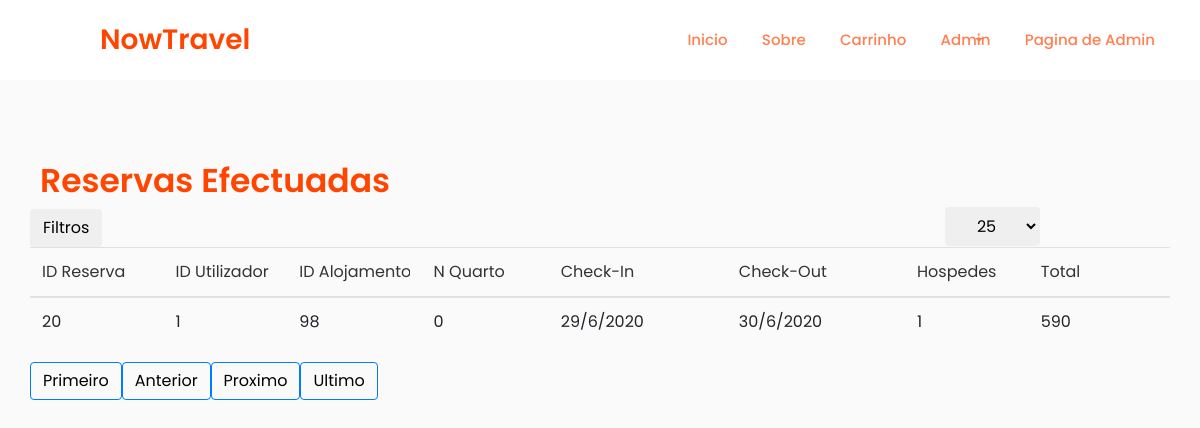
Screenshot of /reservautilizador.php (signed in) with the database file from the repository.
### tables this page shows
CREATE TABLE `utilizador` (
  `ID` int(5) NOT NULL,
  `Nome` varchar(30) NOT NULL,
  `Username` varchar(15) NOT NULL,
  `Email` varchar(50) NOT NULL,
  `Password` varchar(30) NOT NULL,
  `Admin` tinyint(1) NOT NULL,
  `PerfilFoto` varchar(250) NOT NULL
);

CREATE TABLE `reserva` (
  `ID` int(11) NOT NULL,
  `IDUtilizador` int(5) NOT NULL,
  `IDAlojamento` int(10) NOT NULL,
  `NQuarto` int(11) NOT NULL,
  `DataInicio` varchar(30) NOT NULL,
  `DataFim` varchar(30) NOT NULL,
  `Hospedes` int(11) NOT NULL,
  `Total` int(11) NOT NULL
);

### reservautilizador.php (the view, shortened to what this page needs)
<!DOCTYPE html>
<html>
<head>
    <link rel="stylesheet" href="https://stackpath.bootstrapcdn.com/bootstrap/4.1.0/css/bootstrap.min.css">
    <link rel="stylesheet" href="style2.css">
    <link rel="stylesheet" href="https://cdnjs.cloudflare.com/ajax/libs/Chart.js/2.9.3/Chart.min.css" />
</head>
<body>
<?php
include("Conexao.php");
  include "navbar.php"; ?>
    <div class="wrapper">
            <div class="container" style="margin-top:-20px;">
                <div class="row">
                    <div class="panel panel-primary filterable">
                        <div class="panel-heading">
    <h3 class="panel-title">Reservas Efectuadas</h3>
                            <div class="pull-right">
                                <button class="btn btn-default btn-xs btn-filter"><span class="glyphicon glyphicon-filter"></span> Filtros</button>
                                <form name="myform" method="post" action="<?php echo $_SERVER['PHP_SELF']; ?>" >
                                                               <select data-trigger="" name="Offset" class="btn btn-default btn-xs " onchange="myform.submit();" style="Position:absolute; right:20vh;margin-top:-40px;">
                                                                 <option  <?php if ($_POST['Offset'] == '25') { ?>selected="true" <?php }; ?> value="25">25</option>
                                                               </select>
                                </form>
                            </div>
                        </div>
                          <form action="editarreservas.php" method="POST">
                        <table class="table" id="tabelapaginator">
                            <thead>
                                <tr class="filters" style="text-align:center">
                                    <th><input type="text" class="form-control" placeholder="ID Reserva" disabled></th>
                                    <th><input type="text" class="form-control" placeholder="ID Utilizador" disabled></th>
                                    <th><input type="text" class="form-control" placeholder="ID Alojamento" disabled></th>
                                    <th><input type="text" class="form-control" placeholder="N Quarto" disabled></th>
                                    <th><input type="text" class="form-control" placeholder="Check-In" disabled></th>
                                    <th><input type="text" class="form-control" placeholder="Check-Out" disabled></th>
                                    <th><input type="text" class="form-control" placeholder="Hospedes" disabled></th>
                                    <th><input type="text" class="form-control" placeholder="Total" disabled></th>
                                </tr>
                            </thead>
                            <tbody>
                              <?php
                              if (isset($_GET['pageno'])) {
                                   $pageno = $_GET['pageno'];
                               } else {
                                   $pageno = 1;
                               }
                               $no_of_records_per_page = 75;
                               $offset = ($pageno-1) * $no_of_records_per_page;
                               $total_pages_sql = "SELECT COUNT(*) FROM reserva";
                               $result = mysqli_query($conn,$total_pages_sql);
                               $total_rows = mysqli_fetch_array($result)[0];
                               $total_pages = ceil($total_rows / $no_of_records_per_page);
                               $sql4 = "SELECT ID,Username FROM utilizador where Username = '".$_SESSION['username']."' LIMIT 1";
                               $res_data4 = mysqli_query($conn,$sql4);
                               while($row4 = mysqli_fetch_array($res_data4)){
$ID = $row4['ID'];
                               }
                               $sql = "SELECT *  FROM reserva where IDUtilizador = '".$ID."' LIMIT $offset, $no_of_records_per_page";
                               $res_data = mysqli_query($conn,$sql);
                               while($row = mysqli_fetch_array($res_data)){
                                   echo "<tr>";
                                   echo "<td>" . $row['ID'] . "</td>";
                                   echo "<td>" . $row['IDUtilizador'] . "</td>";
                                   echo "<td>" . $row['IDAlojamento']  . "</td>";
                                   echo "<td>" . $row['NQuarto']  . "</td>";
                                   echo "<td>" . $row['DataInicio']  . "</td>";
                                   echo "<td>" . $row['DataFim']  . "</td>";
                                   echo "<td>" . $row['Hospedes']  . "</td>";
                                   echo "<td>" . $row['Total']  . "</td>";
                                   echo "</tr>";
                               }
                               ?>
                          </tbody>
                              </form>
                  </div>
                  <ul class="pagination">
                      <li><button class="btn btn-outline-primary"><a style="color:black;" href="?pageno=1">Primeiro</a></button></li>
                      <li class="<?php if($pageno <= 1){ echo 'disabled'; } ?>">
                          <button class="btn btn-outline-primary"><a style="color:black;" href="<?php if($pageno <= 1){ echo '#'; } else { echo "?pageno=".($pageno - 1); } ?>">Anterior</a></button>
                      </li>
                      <li class="<?php if($pageno >= $total_pages){ echo 'disabled'; } ?>">
                          <button class="btn btn-outline-primary"><a style="color:black;" href="<?php if($pageno >= $total_pages){ echo '#'; } else { echo "?pageno=".($pageno + 1); } ?>">Proximo</a></button>
                      </li>
                      <li> <button class="btn btn-outline-primary"><a style="color:black;" href="?pageno=<?php echo $total_pages; ?>">Ultimo</a></li> </button>
                  </ul>
              </div>
          </div>
</body>
</html>

### navbar.php (shortened to what this page needs)
<!DOCTYPE html>
<div>
    <nav>
      <label class="logo">NowTravel</label>
      <ul>
<li><a href="index.php">Inicio</a></li>
<li><a href="#">Sobre</a></li>
<?php
if(isset($_SESSION['username'])){
  $sql = "SELECT * FROM utilizador Where Username='". $_SESSION['username'] ."' ";
$result = $conn->query($sql);
if($result->num_rows > 0)
{
  while($row = $result->fetch_assoc())
  {
  echo '
      <li>
            <a href="Carrinho.php">Carrinho</a>
          </li>
          <li>
              <a href="#pageSubmenu" data-toggle="collapse" aria-expanded="false" class="dropdown-toggle">'.$_SESSION['username'].'</a>
          </li>
                <img id="preview"  src="images/'.$row['PerfilFoto'].'"/ style="width:50vw;height:25vh;max-width: 50%;max-height: 50%;" >
  <input type="text" name="Username" class="form-control" value="'.$row['Username'].'" readonly>
                          <input type="email" class="form-control" name="Email" value="'.$row['Email'].'" placeholder="Enter email">
                          <input type="password" class="form-control" id="password-field" name="Password" value="'.$row['Password'].'" placeholder="Password">
    ' ;
  }
}
  if(isset($_SESSION['Admin']) && $_SESSION['Admin'] == 1){
  echo'  <li>
          <a href="AdminIndex.php">Pagina de Admin</a>
        </li>';
  }
  echo'  </ul>';
  }
 ?>
</nav>
</div>

### style2.css (style rules this page uses)
body { font-family: 'Poppins', sans-serif; background: #fafafa; }
a, a:hover, a:focus { color: inherit; text-decoration: none; transition: all 0.3s; }
.wrapper { display: flex; width: 100%; }
a[data-toggle="collapse"] { position: relative; }
.dropdown-toggle::after { display: block; position: absolute; top: 50%; right: 20px; transform: translateY(-50%); }
h3 { color: #FF4500; font-size: 33px; margin-left:10px; line-height: 80px; font-weight: 600; font-family: 'Poppins', sans-serif; }

### reservautilizador.php (style rules this page uses)
.filterable { margin-top: 15px; }
.filterable .panel-heading .pull-right { margin-top: -20px; }
.filterable .filters input[disabled] { background-color: transparent; border: none; cursor: auto; box-shadow: none; padding: 0; height: auto; }

### navbar.php (style rules this page uses)
* { margin: 0; padding: 0; box-sizing: border-box; list-style: none; text-decoration: none; }
nav { background: white; height: 80px; width: 100%; }
label.logo { color: #FF4500; font-size: 28px; line-height: 80px; padding: 0 100px; font-weight: 600; font-family: 'Poppins', sans-serif; }
nav ul { float: right; margin-right: 30px; }
nav ul li { display: inline; line-height: 80px; margin: 0 2px; }
nav ul li a { color: #FF7F50; font-weight: 500; font-size: 15px; padding: 7px 13px; border-radius: 3px; font-family: 'Poppins', sans-serif; }
.container { padding-top:50px; margin: auto; }

### rows the page displays
reserva: ID "20", IDUtilizador "1", IDAlojamento "98", NQuarto "0", DataInicio "29/6/2020", DataFim "30/6/2020", Hospedes "1", Total "590"
